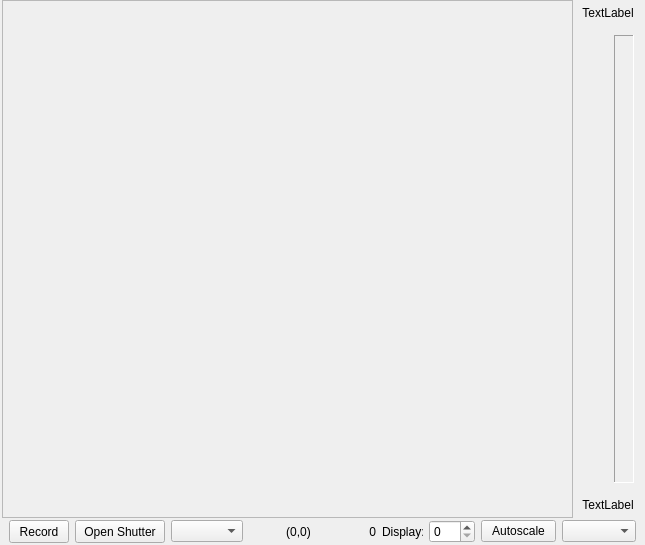
<?xml version="1.0" encoding="UTF-8"?>
<ui version="4.0">
 <class>Frame</class>
 <widget class="QFrame" name="Frame">
  <property name="geometry">
   <rect>
    <x>0</x>
    <y>0</y>
    <width>645</width>
    <height>545</height>
   </rect>
  </property>
  <property name="windowTitle">
   <string>Frame</string>
  </property>
  <property name="frameShape">
   <enum>QFrame::NoFrame</enum>
  </property>
  <property name="frameShadow">
   <enum>QFrame::Raised</enum>
  </property>
  <layout class="QVBoxLayout" name="verticalLayout_2">
   <property name="spacing">
    <number>0</number>
   </property>
   <property name="margin">
    <number>0</number>
   </property>
   <item>
    <widget class="QWidget" name="displayWidget" native="true">
     <property name="sizePolicy">
      <sizepolicy hsizetype="Preferred" vsizetype="Preferred">
       <horstretch>0</horstretch>
       <verstretch>0</verstretch>
      </sizepolicy>
     </property>
     <property name="maximumSize">
      <size>
       <width>16777215</width>
       <height>16777215</height>
      </size>
     </property>
     <layout class="QHBoxLayout" name="horizontalLayout_2">
      <property name="spacing">
       <number>0</number>
      </property>
      <property name="leftMargin">
       <number>2</number>
      </property>
      <property name="topMargin">
       <number>0</number>
      </property>
      <property name="rightMargin">
       <number>2</number>
      </property>
      <property name="bottomMargin">
       <number>0</number>
      </property>
      <item>
       <widget class="QCameraScrollArea" name="cameraScrollArea">
        <property name="minimumSize">
         <size>
          <width>514</width>
          <height>514</height>
         </size>
        </property>
        <property name="autoFillBackground">
         <bool>false</bool>
        </property>
        <property name="widgetResizable">
         <bool>true</bool>
        </property>
        <widget class="QWidget" name="scrollAreaWidgetContents">
         <property name="geometry">
          <rect>
           <x>0</x>
           <y>0</y>
           <width>569</width>
           <height>512</height>
          </rect>
         </property>
        </widget>
       </widget>
      </item>
      <item>
       <widget class="QWidget" name="scaleWidget" native="true">
        <property name="minimumSize">
         <size>
          <width>70</width>
          <height>0</height>
         </size>
        </property>
        <property name="maximumSize">
         <size>
          <width>70</width>
          <height>16777215</height>
         </size>
        </property>
        <layout class="QVBoxLayout" name="verticalLayout">
         <property name="leftMargin">
          <number>0</number>
         </property>
         <property name="topMargin">
          <number>6</number>
         </property>
         <property name="rightMargin">
          <number>0</number>
         </property>
         <property name="bottomMargin">
          <number>6</number>
         </property>
         <item>
          <widget class="QLabel" name="scaleMax">
           <property name="maximumSize">
            <size>
             <width>16777215</width>
             <height>14</height>
            </size>
           </property>
           <property name="text">
            <string>TextLabel</string>
           </property>
           <property name="alignment">
            <set>Qt::AlignCenter</set>
           </property>
          </widget>
         </item>
         <item>
          <widget class="QWidget" name="slideWidget" native="true">
           <layout class="QHBoxLayout" name="horizontalLayout">
            <item>
             <widget class="QWidget" name="rangeSliderWidget" native="true">
              <property name="minimumSize">
               <size>
                <width>10</width>
                <height>0</height>
               </size>
              </property>
             </widget>
            </item>
            <item>
             <widget class="QFrame" name="colorFrame">
              <property name="minimumSize">
               <size>
                <width>10</width>
                <height>0</height>
               </size>
              </property>
              <property name="maximumSize">
               <size>
                <width>20</width>
                <height>10000</height>
               </size>
              </property>
              <property name="frameShape">
               <enum>QFrame::Panel</enum>
              </property>
              <property name="frameShadow">
               <enum>QFrame::Sunken</enum>
              </property>
             </widget>
            </item>
           </layout>
          </widget>
         </item>
         <item>
          <widget class="QLabel" name="scaleMin">
           <property name="maximumSize">
            <size>
             <width>16777215</width>
             <height>14</height>
            </size>
           </property>
           <property name="text">
            <string>TextLabel</string>
           </property>
           <property name="alignment">
            <set>Qt::AlignCenter</set>
           </property>
          </widget>
         </item>
        </layout>
       </widget>
      </item>
     </layout>
    </widget>
   </item>
   <item>
    <widget class="QWidget" name="infoWidget" native="true">
     <layout class="QHBoxLayout" name="horizontalLayout_3">
      <property name="leftMargin">
       <number>9</number>
      </property>
      <property name="topMargin">
       <number>2</number>
      </property>
      <property name="rightMargin">
       <number>9</number>
      </property>
      <property name="bottomMargin">
       <number>2</number>
      </property>
      <item>
       <widget class="QPushButton" name="recordButton">
        <property name="sizePolicy">
         <sizepolicy hsizetype="Fixed" vsizetype="Fixed">
          <horstretch>0</horstretch>
          <verstretch>0</verstretch>
         </sizepolicy>
        </property>
        <property name="minimumSize">
         <size>
          <width>60</width>
          <height>0</height>
         </size>
        </property>
        <property name="maximumSize">
         <size>
          <width>75</width>
          <height>23</height>
         </size>
        </property>
        <property name="text">
         <string>Record</string>
        </property>
       </widget>
      </item>
      <item>
       <widget class="QPushButton" name="cameraShutterButton">
        <property name="sizePolicy">
         <sizepolicy hsizetype="Fixed" vsizetype="Fixed">
          <horstretch>0</horstretch>
          <verstretch>0</verstretch>
         </sizepolicy>
        </property>
        <property name="minimumSize">
         <size>
          <width>90</width>
          <height>0</height>
         </size>
        </property>
        <property name="maximumSize">
         <size>
          <width>75</width>
          <height>23</height>
         </size>
        </property>
        <property name="focusPolicy">
         <enum>Qt::NoFocus</enum>
        </property>
        <property name="text">
         <string>Open Shutter</string>
        </property>
       </widget>
      </item>
      <item>
       <widget class="QComboBox" name="feedComboBox"/>
      </item>
      <item>
       <spacer name="horizontalSpacer">
        <property name="orientation">
         <enum>Qt::Horizontal</enum>
        </property>
        <property name="sizeHint" stdset="0">
         <size>
          <width>185</width>
          <height>20</height>
         </size>
        </property>
       </spacer>
      </item>
      <item>
       <widget class="QLabel" name="intensityPosLabel">
        <property name="minimumSize">
         <size>
          <width>61</width>
          <height>0</height>
         </size>
        </property>
        <property name="maximumSize">
         <size>
          <width>61</width>
          <height>16777215</height>
         </size>
        </property>
        <property name="text">
         <string>(0,0)</string>
        </property>
        <property name="alignment">
         <set>Qt::AlignCenter</set>
        </property>
       </widget>
      </item>
      <item>
       <widget class="QLabel" name="intensityIntLabel">
        <property name="minimumSize">
         <size>
          <width>41</width>
          <height>0</height>
         </size>
        </property>
        <property name="maximumSize">
         <size>
          <width>41</width>
          <height>16777215</height>
         </size>
        </property>
        <property name="text">
         <string>0</string>
        </property>
        <property name="alignment">
         <set>Qt::AlignRight|Qt::AlignTrailing|Qt::AlignVCenter</set>
        </property>
       </widget>
      </item>
      <item>
       <widget class="QLabel" name="syncLabel">
        <property name="minimumSize">
         <size>
          <width>41</width>
          <height>0</height>
         </size>
        </property>
        <property name="maximumSize">
         <size>
          <width>41</width>
          <height>16777215</height>
         </size>
        </property>
        <property name="text">
         <string>Display:</string>
        </property>
       </widget>
      </item>
      <item>
       <widget class="QSpinBox" name="syncSpinBox">
        <property name="minimumSize">
         <size>
          <width>46</width>
          <height>0</height>
         </size>
        </property>
        <property name="maximumSize">
         <size>
          <width>46</width>
          <height>16777215</height>
         </size>
        </property>
       </widget>
      </item>
      <item>
       <widget class="QPushButton" name="autoScaleButton">
        <property name="minimumSize">
         <size>
          <width>75</width>
          <height>0</height>
         </size>
        </property>
        <property name="maximumSize">
         <size>
          <width>75</width>
          <height>16777215</height>
         </size>
        </property>
        <property name="focusPolicy">
         <enum>Qt::NoFocus</enum>
        </property>
        <property name="text">
         <string>Autoscale</string>
        </property>
       </widget>
      </item>
      <item>
       <widget class="QComboBox" name="colorComboBox">
        <property name="minimumSize">
         <size>
          <width>74</width>
          <height>0</height>
         </size>
        </property>
        <property name="maximumSize">
         <size>
          <width>74</width>
          <height>16777215</height>
         </size>
        </property>
       </widget>
      </item>
     </layout>
    </widget>
   </item>
  </layout>
 </widget>
 <customwidgets>
  <customwidget>
   <class>QCameraScrollArea</class>
   <extends>QScrollArea</extends>
   <header>qtWidgets.qtCameraScrollArea</header>
   <container>1</container>
  </customwidget>
 </customwidgets>
 <resources/>
 <connections/>
</ui>
